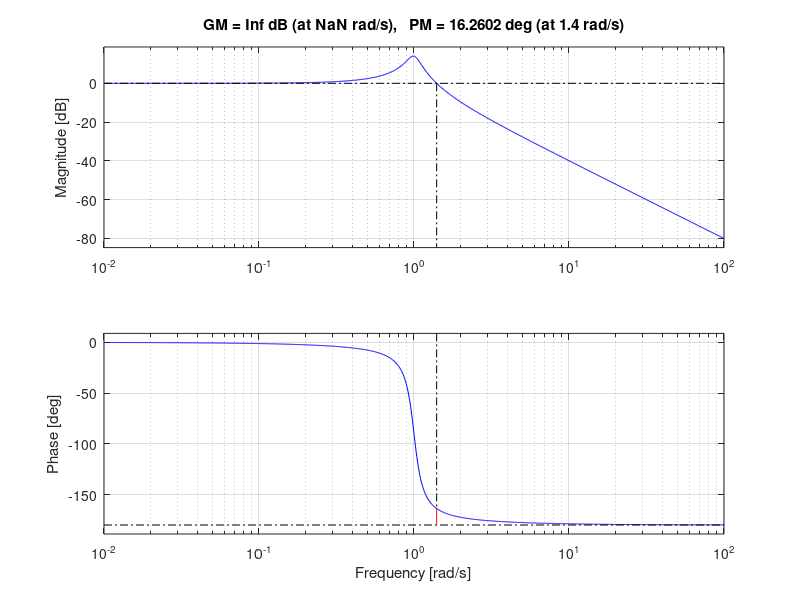
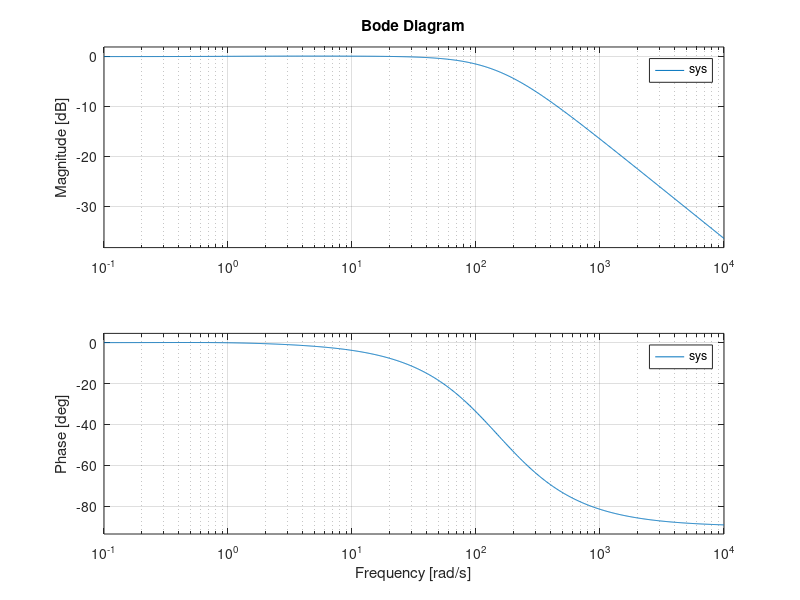

These charts were generated, in order, by the following MATLAB code:
%% Given
s = tf('s')
m = 1, c=0.2, k=1
P = tf(1, [m,c,k])

figure(1);clf;
bode(P)
margin(P)

%% Design Control

% To acheive steady state error SSerr = 1/(1+L(0)) <= 0.01, want L(0) > 100
% 10% tracking error up to 1 rad/s so gain > 10 from 0-1 rad/s
% 45 degree phase margin

%controlSystemDesigner(P)

% From the controlSystemDesigner (pole at 1.65)
% C = tf(140) * tf([1, 0.6], 1)
%   The SSerr was just shy of reaching the goal (0.0118)
%   so try
%C = 200 * tf([1, 0.6], 1)
C = 150*tf([1, 1], 1)


sys = feedback(P*C,1)

figure(2); clf;
bode(sys)

[Gm, Pm, wgs, wps] = margin(sys);
Pm

SSerr = 1 - dcgain(sys)

